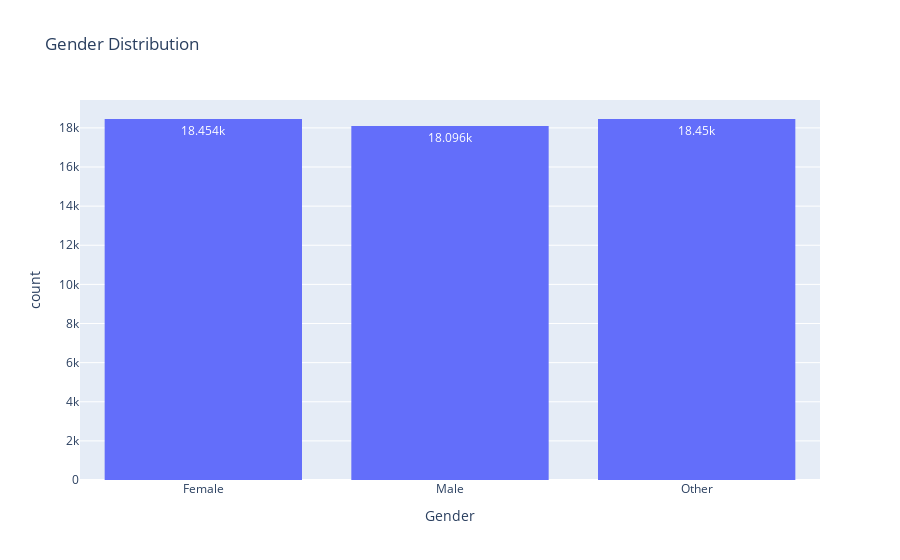

Notebook source saved alongside this figure:
### Code cell
# Gender Group Distribution
fig1 = px.histogram(df, x='Gender', text_auto=True, title='Gender Distribution')
fig1.show()

### Figure 1 — Plotly figure (JSON) as saved in the notebook; plotly's stock layout.template omitted (floating-point values rounded to 4 significant figures; data arrays with more than 128 entries replaced by an {"elided": "..."} marker saying what was removed)
{"data": [{"bingroup": "x", "hovertemplate": "Gender=%{x}<br>count=%{y}<extra></extra>", "legendgroup": "", "marker": {"color": "#636efa", "pattern": {"shape": ""}}, "name": "", "orientation": "v", "showlegend": false, "texttemplate": "%{value}", "type": "histogram", "x": {"elided": "55000 str values"}, "xaxis": "x", "yaxis": "y"}], "layout": {"autosize": true, "barmode": "relative", "legend": {"tracegroupgap": 0}, "title": {"text": "Gender Distribution"}, "xaxis": {"anchor": "y", "autorange": true, "domain": [0, 1], "range": [-0.5, 2.5], "title": {"text": "Gender"}, "type": "category"}, "yaxis": {"anchor": "x", "autorange": true, "domain": [0, 1], "range": [0, 19430.0], "title": {"text": "count"}}}}
